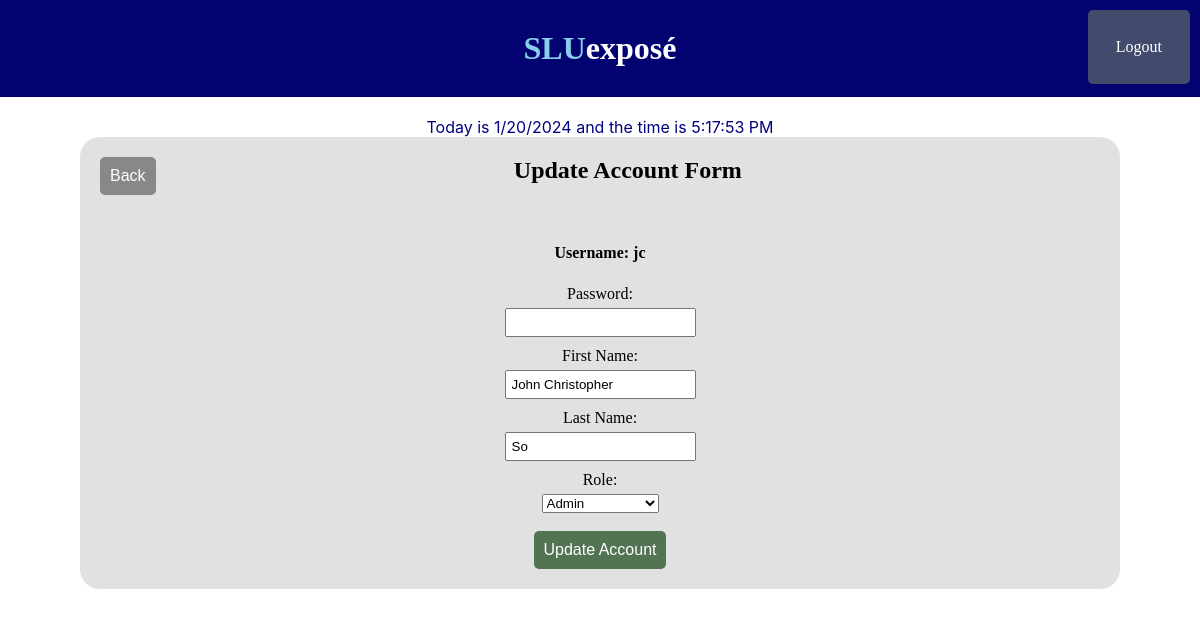
The page /php/Admin/updateAccount.php?userID=32 (signed in) on the database its author committed.
### tables this page shows
CREATE TABLE `accounts` (
  `userID` int(11) NOT NULL AUTO_INCREMENT,
  `username` varchar(30) NOT NULL,
  `password` varchar(255) NOT NULL,
  `firstName` varchar(30) NOT NULL,
  `surName` varchar(20) NOT NULL,
  `role` char(1) NOT NULL,
  PRIMARY KEY (`userID`)
);

### php/Admin/updateAccount.php (the view, shortened to what this page needs)
<?php
    include('../db.php');
    function getUserData($userID, $db) {
        $userID = mysqli_real_escape_string($db, $userID);
        $query = "SELECT * FROM accounts WHERE userID = '$userID' LIMIT 1";
        $result = mysqli_query($db, $query);
        if ($result && mysqli_num_rows($result) > 0) {
            $userData = mysqli_fetch_assoc($result);
            return $userData;
        } else {
            return false;
        }
    }
    if (isset($_GET['userID'])) {
        $userID = $_GET['userID'];
        $userData = getUserData($userID, $db);
    } else {
        echo "User ID not provided!";
        exit;
    }
?>
<!DOCTYPE html>
<html lang="en">
    <head>
        <link rel="stylesheet" href="../../style/style.css">
    </head>
    <body>
        <?php
            include('../includes/headerHub.php');
            include('../includes/time.php');
        ?>
        <div class="accountAdd">
            <a href='adminHub.php'><button id="backBtn">Back</button></a>
            <h2>Update Account Form</h2>
            <form action="../includes/updateAcc.php" method="POST">
                <strong><label for="username">Username: <?php echo $userData['username']; ?></strong></b><br>
                <label for="password">Password:</label>
                <input type="password" id="password" name="password" value="" required><br>
                <label for="firstName">First Name:</label>
                <input type="text" id="firstName" name="firstName" value="<?php echo $userData['firstName']; ?>" required><br>
                <label for="lastName">Last Name:</label>
                <input type="text" id="lastName" name="lastName" value="<?php echo $userData['surName']; ?>" required><br>
                <label for="role">Role:</label>
                <select id="role" name="role" required>
                    <option value="admin" <?php echo ($userData['role'] == 'admin') ? 'selected' : ''; ?>>Admin</option>
                </select><br><br>
                <button id="updtBtn"type="submit">Update Account</button>
            </form>
        </div>
    </body>
</html>

### style/style.css (style rules this page uses)
* { margin: 0; padding: 0; }
body { margin: 0; padding: 0; overflow: hidden; }
form { text-align: center; margin-top: 60px; }
form label { display: block; margin-bottom: 5px; }
form input { margin-bottom: 10px; padding: 5px; }
button { padding: 10px; border: none; border-radius: 5px; cursor: pointer; font-size: 16px; }
.accountAdd { width: 1000px; height: 100%; background-color: #e1e1e1; border-radius: 20px; margin: 0 auto; padding: 20px; text-align: center; }
#backBtn { background-color: #888888; color: white; float: left; }
#updtBtn { background-color: #537453; color: white; }

### rows shown on the page
accounts: username "jc", firstName "John Christopher", lastName "So"
